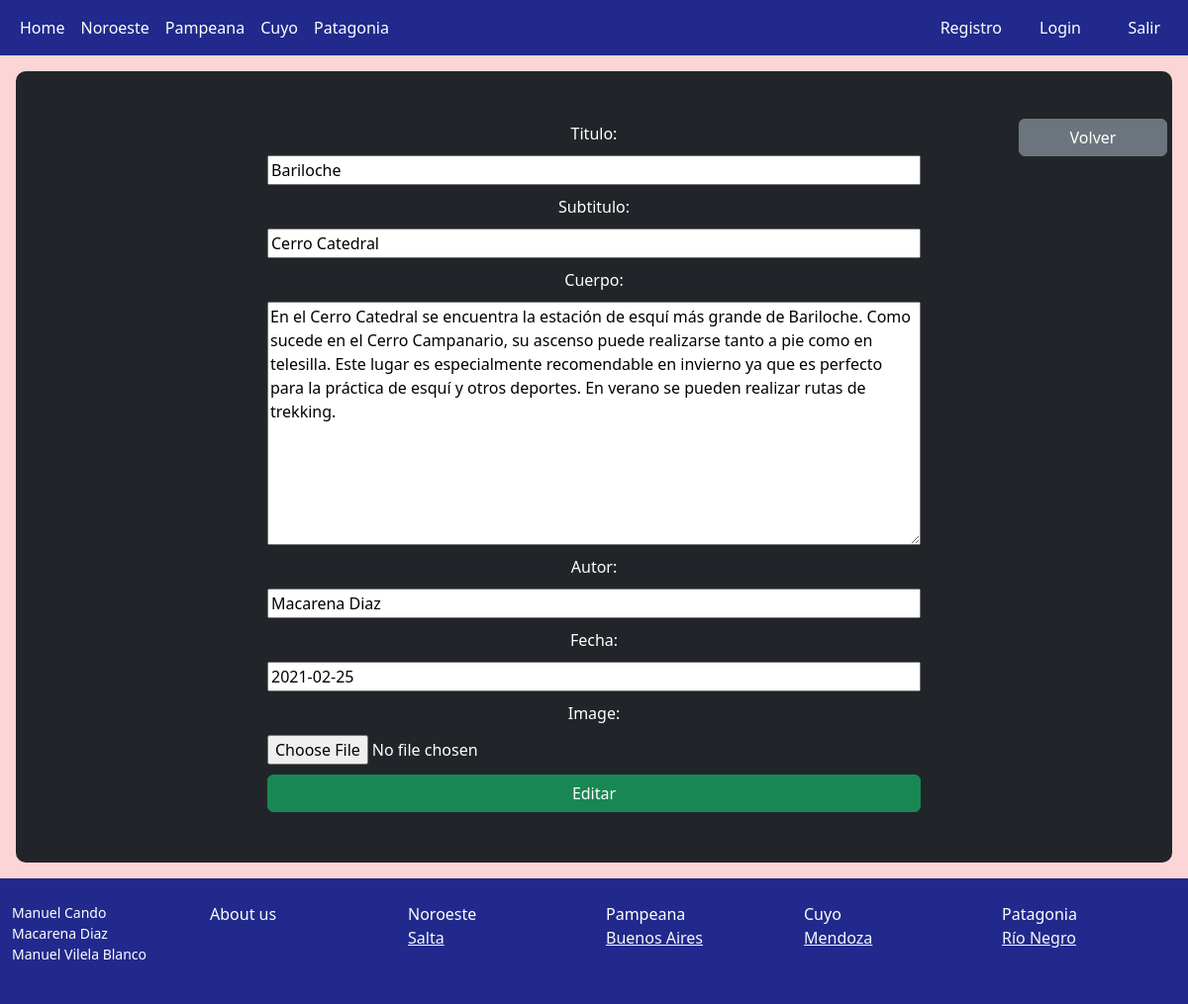
Page /pages/patagonia/rionegro/editarblogRioNegro/7 on the committed database.
### Modelos/models.py (models this page shows)
class BlogsRioNegro(models.Model):
    titulo = models.CharField(max_length=60)
    subtitulo = models.CharField(max_length=100)
    cuerpo = models.CharField(max_length=1000)
    autor = models.CharField(max_length=40)
    fecha = models.CharField(max_length=40)
    image = models.ImageField(upload_to='blogrionegro', null = True, blank = True)

### Modelos/views.py (the view)
# urls.py: path('patagonia/rionegro/editarblogRioNegro/<blogrionegro_id>', editarblogRioNegro),
def editarblogRioNegro(request, blogrionegro_id):
    blog = BlogsRioNegro.objects.get(id = blogrionegro_id)
    if request.method == 'POST':
        formulario = editarblogrionegro(request.POST, request.FILES)
        if formulario.is_valid():
            informacion = formulario.cleaned_data
            blog.titulo = informacion['titulo']
            blog.subtitulo = informacion['subtitulo']
            blog.cuerpo = informacion['cuerpo']
            blog.autor = informacion["autor"]
            blog.fecha = informacion["fecha"]
            blog.image = informacion["image"]
            blog.save()
            blogrionegro = BlogsRioNegro.objects.all()
            return render(request, "Patagonia/rionegro.html", {"blogrionegro": blogrionegro})
    else:
        formulario = editarblogrionegro(initial={'titulo': blog.titulo, 'subtitulo': blog.subtitulo, 'cuerpo': blog.cuerpo, "autor": blog.autor, "fecha": blog.fecha, "image": None})
    return render(request, "Patagonia/crud_rionegro/editarblogRioNegro.html", {"formulario": formulario})

### Modelos/forms.py
class editarblogrionegro(forms.Form):
    titulo = forms.CharField(max_length=60)
    subtitulo = forms.CharField(max_length=100)
    cuerpo = forms.CharField(widget= forms.Textarea(attrs={'height': '200px'}))
    autor = forms.CharField(max_length=40)
    fecha = forms.CharField(max_length=40)
    image = forms.ImageField()

### Modelos/template/Patagonia/crud_rionegro/editarblogRioNegro.html (shortened to what this page needs)
{% extends "index.html" %}
{% load static %}
{% block contenido %}
<div class="flex-md-equal w-100 my-md-3 ps-md-3">
    <div class="text-bg-dark me-md-3 pt-3 px-3 pt-md-5 px-md-5 text-center overflow-hidden" style="border-radius: 10px; position: relative; height: 800px">
        <a class="btn btn-secondary" style="width: 150px; position: absolute; right: 5px" href="/pages/patagonia/rionegro/">Volver</a>
        <form enctype="multipart/form-data" method="POST" class="position-absolute top-50 start-50 translate-middle" style="display: flex; flex-direction: column; width: 700px; gap: 10px; border-radius: 5px; padding: 20px;">{% csrf_token %}
                {{ formulario.as_table }}
            <button type="submit" class="btn btn-success" >Editar</button>
        </form>
    </div>
</div>
{% endblock %}

### rows in the picture
BlogsRioNegro: titulo "Bariloche", subtitulo "Cerro Catedral", cuerpo "En el Cerro Catedral se encuentra la estación de esquí más grande de Bariloche. Como sucede en el Cerro Campanario, su ascenso puede realizarse tanto a pie como en telesilla. Este lugar es especialmente recomendable en invierno ya que es perfecto para la práctica de esquí y otros deportes. En verano se pueden realizar rutas de trekking.", autor "Macarena Diaz", fecha "2021-02-25"
